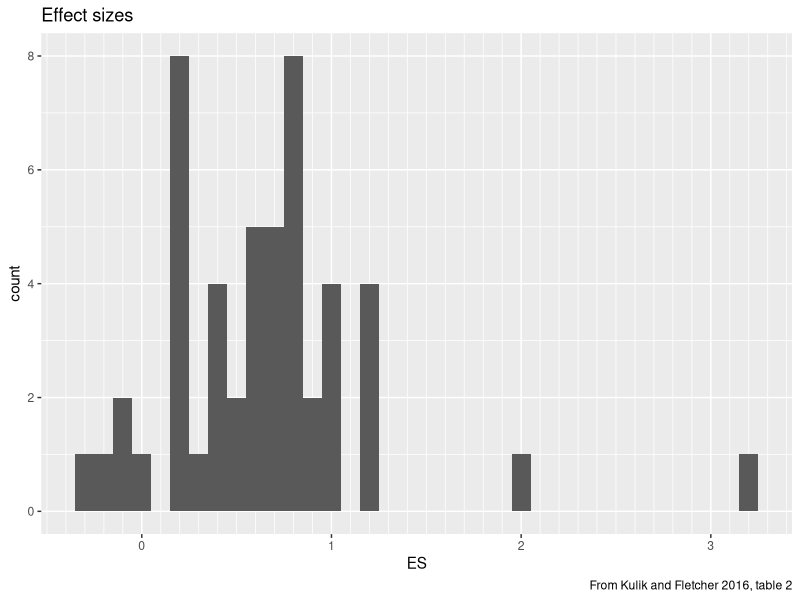

The R script that drew this image:
t <- readr::read_csv("kulik_and_fletcher_2016_table_2.csv")

ggplot2::ggplot(
  t, ggplot2::aes(x = ES)
) + ggplot2::geom_histogram(binwidth = 0.1) +
  ggplot2::scale_x_continuous(minor_breaks = seq(-1.0, 4.0, by = 0.1)) +
  ggplot2::labs(
    title = "Effect sizes",
    caption = "From Kulik and Fletcher 2016, table 2"
  )
ggplot2::ggsave("analyse_kulik_and_fletcher_2016_table_2.svg")
